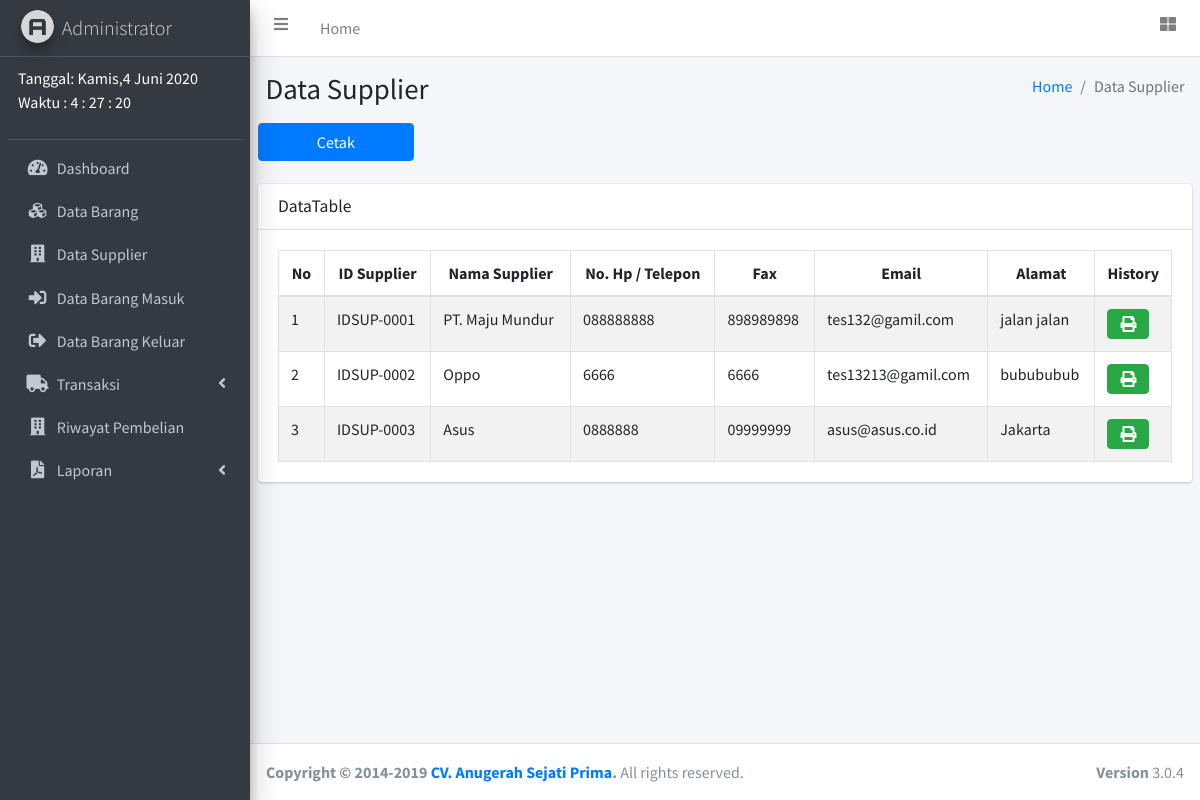
Page /admin/lapDataSupp.php on the committed database.
### tables this page shows
CREATE TABLE `tbl_supplier` (
  `id_supplier` varchar(20) NOT NULL,
  `nama` varchar(50) NOT NULL,
  `nomor` varchar(20) NOT NULL,
  `fax` varchar(10) NOT NULL,
  `email` varchar(30) NOT NULL,
  `alamat` text NOT NULL
);

### admin/lapDataSupp.php (the view)
<?php include_once ('header.php') ?>
<?php include_once ('sidebar.php') ?>
<div class="content-wrapper">
  <section class="content-header">
    <div class="container-fluid">
      <div class="row mb-2">
        <div class="col-sm-6">
          <h1>Data Supplier</h1>
        </div>
        <div class="col-sm-6">
          <ol class="breadcrumb float-sm-right">
            <li class="breadcrumb-item"><a href="#">Home</a></li>
            <li class="breadcrumb-item active">Data Supplier</li>
          </ol>
        </div>
        <a href="../laporan/cetakDataSupp.php" class="btn btn-block btn-primary col-sm-2 mt-3">Cetak</a>
      </div>
    </div>
  </section>
  <section class="content">
    <div class="row">
      <div class="col-12">
        <div class="card">
          <div class="card-header">
            <h3 class="card-title">DataTable</h3>
          </div>
          <div class="card-body">
            <table class="table table-bordered table-striped" style="width: 100%;">
              <thead>
                <tr>
                  <th>No</th>
                  <th>ID Supplier</th>
                  <th>Nama Supplier</th>
                  <th>No. Hp / Telepon</th>
                  <th>Fax</th>
                  <th>Email</th>
                  <th>Alamat</th>
                  <th>History</th>
                </tr>
              </thead>
              <tbody>
                <?php
                include_once ('../db/koneksi.php');
                $query  = "SELECT * FROM tbl_supplier";
                $result = $mysqli->query($query);
                $no = 1;
                while ($row = $result->fetch_array(MYSQLI_ASSOC)) {
                  ?>
                <tr>
                  <td><?php echo $no ?></td>
                  <td><?php echo $row['id_supplier']; ?></td>
                  <td><?php echo $row['nama']; ?></td>
                  <td><?php echo $row['nomor']; ?></td>
                  <td><?php echo $row['fax']; ?></td>
                  <td><?php echo $row['email']; ?></td>
                  <td><?php echo $row['alamat']; ?></td>
                  <td><a class="btn btn-success" href="../laporan/cetakPembelian.php?id_supplier=<?php echo $row['id_supplier'] ?>"><i
                        class="fa fa-print"></i> </a></td>
                </tr>
                <?php
                $no++;
                }
                ?>
              </tbody>
            </table>
          </div>
        </div>
      </div>
    </div>
  </section>
</div>
<?php include_once ('footer.php') ?>

### admin/custom.css (style rules this page uses)
table thead { text-align: center; }
table tr td:last-child { width: 1%; white-space: nowrap; }

### rows in the picture
tbl_supplier: id_supplier "IDSUP-0001", nama "PT. Maju Mundur", nomor "088888888", fax "898989898", email "tes132@gamil.com", alamat "jalan jalan"
tbl_supplier: id_supplier "IDSUP-0002", nama "Oppo", nomor "6666", fax "6666", email "tes13213@gamil.com", alamat "bubububub"
tbl_supplier: id_supplier "IDSUP-0003", nama "Asus", nomor "0888888", fax "09999999", email "asus@asus.co.id", alamat "Jakarta"
